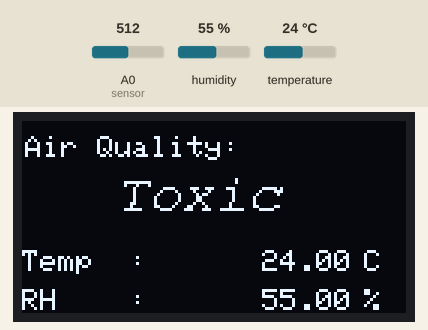
This sketch was run on a simulated Arduino Uno, built with avr-gcc and run on an emulated ATmega328P. On the bench: 128×64 one-colour display. The inputs (shaded band) are chosen by the test bench; at power-on: A0 (sensor) = 512, humidity 55 %, temperature 24 °C.

Above: at 3.4 s.
3.5 s: A0 (sensor) set to 364
5.0 s: A0 (sensor) set to 336
At 5.3 s:
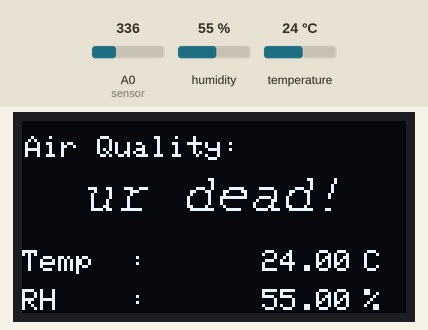
6.5 s: A0 (sensor) set to 215
At 7.1 s:
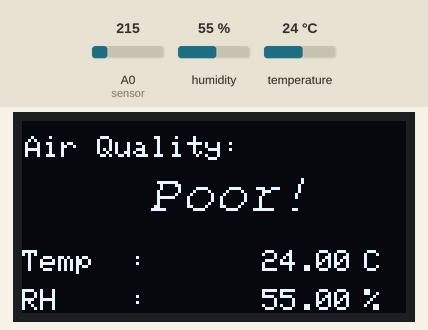
8.0 s: A0 (sensor) set to 235
At 8.6 s:
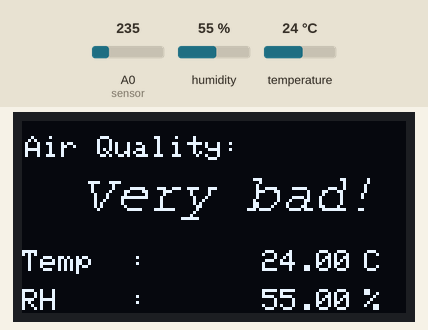
9.5 s: A0 (sensor) set to 171
At 10.7 s:
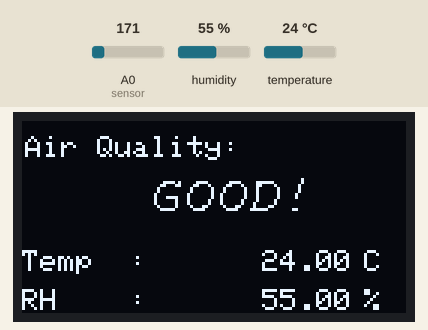
11.0 s: humidity set to 22 %
At 13.5 s:
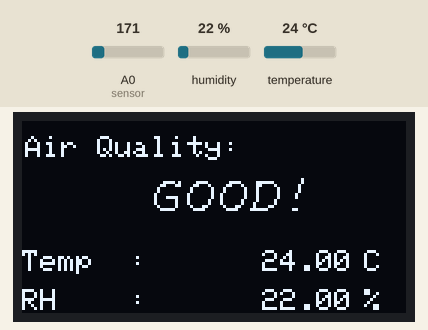
Timing chart, 0 to 15.0 s (numbered marks = the images above; inputs shaded):
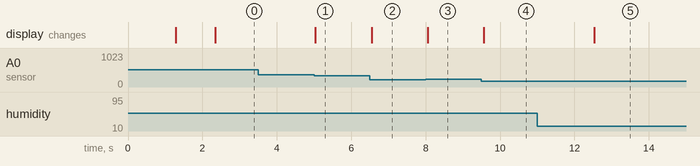

Measured:
- the behaviour switches between 350 and 349 on A0 (sensor) (found by bisection; images 0 and 1)
- after the input at 3.5 s, every drawn part: stays the same
- after the input at 5.0 s, the display: changes at once (image 1)
- after the input at 6.5 s, the display: changes after 0.05 s (image 2)
- after the input at 8.0 s, the display: changes after 0.06 s (image 3)
- after the input at 9.5 s, the display: changes after 0.06 s (image 4)
- after the input at 11.0 s, the display: changes after 1.5 s (image 5)

The sketch:

Code.ino
```cpp
#include <SPI.h>
#include <Wire.h>
#include <Adafruit_GFX.h>
#include  <Adafruit_SSD1306.h>
#include <Fonts/FreeSans9pt7b.h>
#include <Fonts/FreeMonoOblique9pt7b.h>
#include  <DHT.h>
#define SCREEN_WIDTH 128 // OLED display width, in pixels
#define  SCREEN_HEIGHT 64 // OLED display height, in pixels

#define OLED_RESET     4  // Reset pin # (or -1 if sharing Arduino reset pin)
Adafruit_SSD1306 display(SCREEN_WIDTH,  SCREEN_HEIGHT, &Wire, OLED_RESET);

#define sensor    A0
#define DHTPIN  2          // Digital pin 2
#define DHTTYPE DHT11     // DHT 11

int gasLevel  = 0;         //int variable for gas level
String quality ="";
DHT dht(DHTPIN,  DHTTYPE);


void sendSensor()
{
  float h = dht.readHumidity();
  float t = dht.readTemperature();

  if (isnan(h) || isnan(t)) {
  Serial.println("Failed  to read from DHT sensor!");
    return;
  }
  display.setTextColor(WHITE);
  display.setTextSize(1);
  display.setFont();
  display.setCursor(0, 43);
  display.println("Temp  :");
  display.setCursor(80, 43);
  display.println(t);
  display.setCursor(114, 43);
  display.println("C");
  display.setCursor(0,  56);
  display.println("RH    :");
  display.setCursor(80, 56);
  display.println(h);
  display.setCursor(114, 56);
  display.println("%");
}

void air_sensor()
{
  gasLevel = analogRead(sensor);

  if(gasLevel<181){
    quality = "  GOOD!";
  }
  else if (gasLevel >181 && gasLevel<225){
    quality =  "  Poor!";
  }
  else if (gasLevel >225 && gasLevel<300){
    quality  = "Very bad!";
  }
    else if (gasLevel >300 && gasLevel<350){
    quality  = "ur dead!";
  }
    else{
    quality = " Toxic";
}

  display.setTextColor(WHITE);
  display.setTextSize(1);
  display.setCursor(1,5);
  display.setFont();
  display.println("Air Quality:");
  display.setTextSize(1);
  display.setCursor(20,23);
  display.setFont(&FreeMonoOblique9pt7b);
  display.println(quality);
}

void setup() {
  Serial.begin(9600);
  pinMode(sensor,INPUT);
  dht.begin();
  if(!display.begin(SSD1306_SWITCHCAPVCC, 0x3c)) { // Address  0x3D for 128x64
    Serial.println(F("SSD1306 allocation failed"));
}
  display.clearDisplay();
  display.setTextColor(WHITE);

  display.setTextSize(2);
  display.setCursor(50, 0);
  display.println("Air");
  display.setTextSize(1);
  display.setCursor(23, 20);
  display.println("Qulaity monitor");
  display.display();
  delay(1200);
  display.clearDisplay();

  display.setTextSize(2);
  display.setCursor(20, 20);
  display.display();
  delay(1000);
  display.clearDisplay();
}

void loop() {
display.clearDisplay();
air_sensor();
sendSensor();
display.display();
}
```
